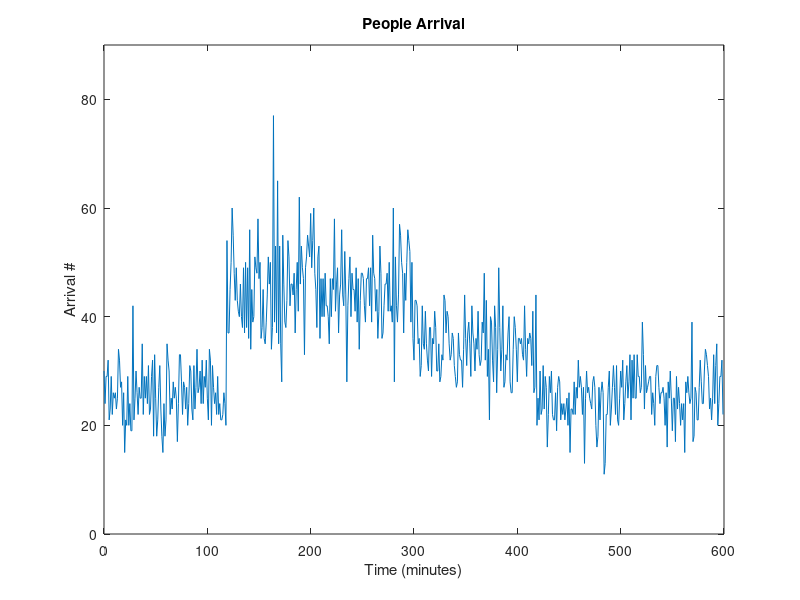
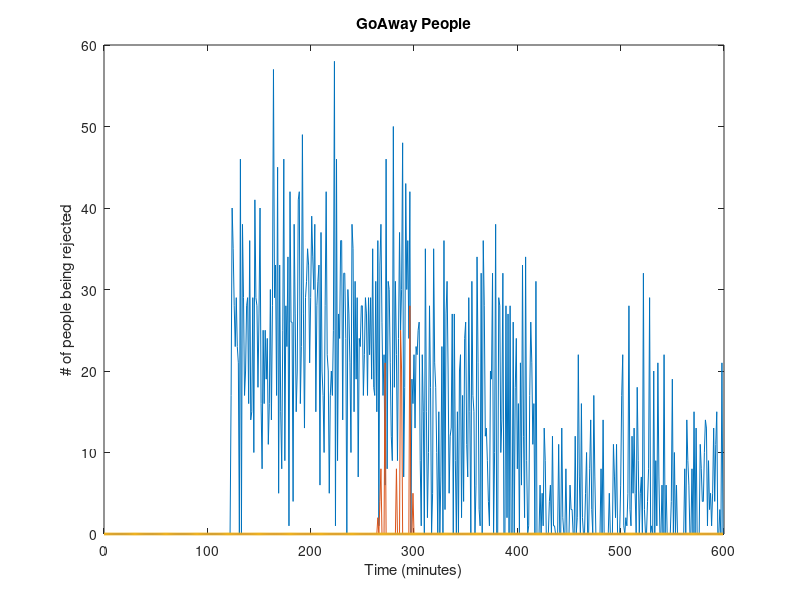

MATLAB code to generate these figures, in order: (Note: this script raises an error after producing the figures.)
% Run this to get all the plots
arrivals = [30 24 29 29 32 21 23 29 22 26 25 26 23 25 34 32 27 28 20 26 15 21 20 29 20 24 19 19 42 21 25 30 26 22 27 25 25 35 22 29 25 29 24 31 22 23 29 32 18 33 25 18 21 27 31 23 18 15 24 18 21 35 32 30 22 25 23 28 25 27 25 17 24 33 33 28 22 28 27 23 27 20 24 31 30 23 21 31 23 27 34 26 27 30 24 32 24 29 27 32 25 21 34 32 20 31 27 24 26 22 29 22 24 21 21 22 26 24 20 54 37 37 45 50 60 55 48 43 49 43 41 40 46 40 38 49 37 50 38 49 36 56 34 45 39 40 51 49 48 58 47 50 36 38 45 36 35 39 44 51 46 50 34 38 77 39 53 37 65 35 53 35 28 55 46 39 38 43 54 51 42 46 46 44 48 37 45 50 41 62 46 53 49 47 33 49 51 55 53 51 59 49 54 60 48 45 38 51 53 36 47 40 47 40 48 42 42 40 35 47 40 47 45 58 41 46 49 37 44 46 56 44 42 52 44 28 42 47 51 40 48 45 45 41 49 39 47 34 43 48 48 47 42 39 47 47 49 42 49 39 55 48 47 41 45 36 41 53 48 36 37 42 46 46 48 41 50 41 42 39 60 28 51 42 39 44 57 55 50 48 37 48 43 50 56 54 52 39 50 36 32 43 43 42 35 36 29 31 42 35 34 41 35 32 30 38 38 29 36 35 41 38 30 30 35 28 29 33 32 44 43 37 41 40 35 32 33 37 36 31 29 27 28 37 33 32 32 27 34 44 36 31 37 39 35 29 42 37 35 30 36 34 41 33 31 32 39 37 48 32 43 29 34 21 40 39 32 28 42 38 26 34 49 38 30 34 42 27 28 33 32 37 40 28 26 26 34 40 38 34 28 36 36 35 36 33 32 42 34 29 36 35 37 36 31 41 26 27 44 20 25 21 30 22 23 31 23 29 27 16 22 29 26 30 22 21 21 26 19 27 29 28 21 24 22 24 21 23 25 20 26 15 23 23 22 28 22 27 25 32 27 29 27 22 27 13 25 30 26 27 25 24 23 28 29 27 20 16 18 27 21 26 28 26 11 13 22 22 27 30 20 23 27 31 27 22 31 21 20 25 30 27 32 21 24 28 31 25 28 33 21 32 25 33 25 25 33 29 29 26 27 39 33 23 31 26 27 28 29 29 22 26 24 20 29 31 31 27 24 26 26 27 25 20 26 16 28 25 30 25 19 25 25 17 29 23 27 24 20 24 21 24 15 28 26 29 26 24 25 39 17 18 27 26 21 21 27 32 28 24 24 30 34 33 31 29 23 25 21 25 33 24 31 35 20 24 29 29 32 22];
time_step = [0 1 2 3 4 5 6 7 8 9 10 11 12 13 14 15 16 17 18 19 20 21 22 23 24 25 26 27 28 29 30 31 32 33 34 35 36 37 38 39 40 41 42 43 44 45 46 47 48 49 50 51 52 53 54 55 56 57 58 59 60 61 62 63 64 65 66 67 68 69 70 71 72 73 74 75 76 77 78 79 80 81 82 83 84 85 86 87 88 89 90 91 92 93 94 95 96 97 98 99 100 101 102 103 104 105 106 107 108 109 110 111 112 113 114 115 116 117 118 119 120 121 122 123 124 125 126 127 128 129 130 131 132 133 134 135 136 137 138 139 140 141 142 143 144 145 146 147 148 149 150 151 152 153 154 155 156 157 158 159 160 161 162 163 164 165 166 167 168 169 170 171 172 173 174 175 176 177 178 179 180 181 182 183 184 185 186 187 188 189 190 191 192 193 194 195 196 197 198 199 200 201 202 203 204 205 206 207 208 209 210 211 212 213 214 215 216 217 218 219 220 221 222 223 224 225 226 227 228 229 230 231 232 233 234 235 236 237 238 239 240 241 242 243 244 245 246 247 248 249 250 251 252 253 254 255 256 257 258 259 260 261 262 263 264 265 266 267 268 269 270 271 272 273 274 275 276 277 278 279 280 281 282 283 284 285 286 287 288 289 290 291 292 293 294 295 296 297 298 299 300 301 302 303 304 305 306 307 308 309 310 311 312 313 314 315 316 317 318 319 320 321 322 323 324 325 326 327 328 329 330 331 332 333 334 335 336 337 338 339 340 341 342 343 344 345 346 347 348 349 350 351 352 353 354 355 356 357 358 359 360 361 362 363 364 365 366 367 368 369 370 371 372 373 374 375 376 377 378 379 380 381 382 383 384 385 386 387 388 389 390 391 392 393 394 395 396 397 398 399 400 401 402 403 404 405 406 407 408 409 410 411 412 413 414 415 416 417 418 419 420 421 422 423 424 425 426 427 428 429 430 431 432 433 434 435 436 437 438 439 440 441 442 443 444 445 446 447 448 449 450 451 452 453 454 455 456 457 458 459 460 461 462 463 464 465 466 467 468 469 470 471 472 473 474 475 476 477 478 479 480 481 482 483 484 485 486 487 488 489 490 491 492 493 494 495 496 497 498 499 500 501 502 503 504 505 506 507 508 509 510 511 512 513 514 515 516 517 518 519 520 521 522 523 524 525 526 527 528 529 530 531 532 533 534 535 536 537 538 539 540 541 542 543 544 545 546 547 548 549 550 551 552 553 554 555 556 557 558 559 560 561 562 563 564 565 566 567 568 569 570 571 572 573 574 575 576 577 578 579 580 581 582 583 584 585 586 587 588 589 590 591 592 593 594 595 596 597 598 599];
rejected_2 = [0 0 0 0 0 0 0 0 0 0 0 0 0 0 0 0 0 0 0 0 0 0 0 0 0 0 0 0 0 0 0 0 0 0 0 0 0 0 0 0 0 0 0 0 0 0 0 0 0 0 0 0 0 0 0 0 0 0 0 0 0 0 0 0 0 0 0 0 0 0 0 0 0 0 0 0 0 0 0 0 0 0 0 0 0 0 0 0 0 0 0 0 0 0 0 0 0 0 0 0 0 0 0 0 0 0 0 0 0 0 0 0 0 0 0 0 0 0 0 0 0 0 0 17 40 35 28 23 29 23 21 0 46 0 38 29 17 20 28 29 16 36 14 15 29 10 41 29 28 18 27 40 16 8 25 16 25 19 24 11 16 30 14 28 57 29 33 17 45 5 33 15 8 25 46 9 28 23 34 1 42 26 26 4 38 27 15 20 41 42 16 23 49 27 13 29 31 35 33 21 29 39 34 30 38 15 28 31 33 6 37 20 17 10 28 42 22 20 5 17 20 17 25 58 1 46 9 27 24 36 36 14 32 32 24 0 30 27 21 10 38 35 15 31 19 29 7 24 23 28 28 17 22 29 27 17 29 22 29 19 35 18 17 31 15 36 1 33 38 26 17 22 6 46 8 31 30 21 12 9 50 18 31 22 9 24 37 25 30 48 7 18 43 30 36 24 42 0 19 16 22 13 23 22 25 26 9 1 22 15 0 35 15 2 10 28 18 0 5 35 21 18 10 0 15 0 7 23 0 36 3 27 31 20 5 12 13 27 0 27 9 0 15 0 20 22 2 17 4 24 26 11 7 29 15 0 31 17 15 0 6 34 21 3 1 32 0 36 28 12 13 9 4 1 20 19 32 0 10 38 0 0 29 28 10 14 32 0 0 28 2 27 0 28 0 0 26 0 18 24 8 16 0 21 6 33 12 2 34 9 0 1 17 26 21 11 16 0 31 0 0 0 6 0 5 1 13 9 0 0 0 4 6 0 12 1 1 0 0 0 11 0 0 13 2 0 0 8 0 0 0 6 3 3 0 0 12 0 2 22 7 0 16 2 0 0 5 10 0 0 8 14 3 0 17 7 0 0 0 0 0 8 0 14 0 0 0 0 0 5 0 0 0 11 7 2 11 0 0 0 6 17 22 1 0 2 1 5 28 3 1 12 5 13 5 0 18 9 0 5 7 0 32 3 0 0 4 8 29 0 1 0 20 0 9 1 21 7 0 0 6 0 22 0 6 0 0 0 0 4 19 0 10 0 6 0 0 0 0 0 0 0 8 0 14 9 6 0 0 8 0 15 0 13 0 0 0 11 8 4 4 10 14 13 1 9 3 5 1 5 13 4 11 15 0 0 3 0 21 0];
rejected_6 = [0 0 0 0 0 0 0 0 0 0 0 0 0 0 0 0 0 0 0 0 0 0 0 0 0 0 0 0 0 0 0 0 0 0 0 0 0 0 0 0 0 0 0 0 0 0 0 0 0 0 0 0 0 0 0 0 0 0 0 0 0 0 0 0 0 0 0 0 0 0 0 0 0 0 0 0 0 0 0 0 0 0 0 0 0 0 0 0 0 0 0 0 0 0 0 0 0 0 0 0 0 0 0 0 0 0 0 0 0 0 0 0 0 0 0 0 0 0 0 0 0 0 0 0 0 0 0 0 0 0 0 0 0 0 0 0 0 0 0 0 0 0 0 0 0 0 0 0 0 0 0 0 0 0 0 0 0 0 0 0 0 0 0 0 0 0 0 0 0 0 0 0 0 0 0 0 0 0 0 0 0 0 0 0 0 0 0 0 0 0 0 0 0 0 0 0 0 0 0 0 0 0 0 0 0 0 0 0 0 0 0 0 0 0 0 0 0 0 0 0 0 0 0 0 0 0 0 0 0 0 0 0 0 0 0 0 0 0 0 0 0 0 0 0 0 0 0 0 0 0 0 0 0 0 0 0 0 0 0 0 0 0 0 0 0 0 0 0 0 0 0 0 0 0 0 0 0 0 0 0 0 0 0 0 0 0 0 0 0 0 0 0 0 0 0 0 0 0 0 0 0 0 0 0 0 0 0 0 0 0 0 0 0 0 0 0 0 0 0 0 0 0 0 0 0 0 0 0 0 0 0 0 0 0 0 0 0 0 0 0 0 0 0 0 0 0 0 0 0 0 0 0 0 0 0 0 0 0 0 0 0 0 0 0 0 0 0 0 0 0 0 0 0 0 0 0 0 0 0 0 0 0 0 0 0 0 0 0 0 0 0 0 0 0 0 0 0 0 0 0 0 0 0 0 0 0 0 0 0 0 0 0 0 0 0 0 0 0 0 0 0 0 0 0 0 0 0 0 0 0 0 0 0 0 0 0 0 0 0 0 0 0 0 0 0 0 0 0 0 0 0 0 0 0 0 0 0 0 0 0 0 0 0 0 0 0 0 0 0 0 0 0 0 0 0 0 0 0 0 0 0 0 0 0 0 0 0 0 0 0 0 0 0 0 0 0 0 0 0 0 0 0 0 0 0 0 0 0 0 0 0 0 0 0 0 0 0 0 0 0 0 0 0 0 0 0 0 0 0 0 0 0 0 0 0 0 0 0 0 0 0 0 0 0 0 0 0 0 0 0 0 0 0 0 0 0 0 0 0 0 0 0 0 0 0 0 0 0 0 0 0 0 0 0 0 0 0 0 0 0 0 0 0 0 0 0 0 0 0 0 0 0 0 0 0 0 0 0 0 0];
rejected_4 = [0 0 0 0 0 0 0 0 0 0 0 0 0 0 0 0 0 0 0 0 0 0 0 0 0 0 0 0 0 0 0 0 0 0 0 0 0 0 0 0 0 0 0 0 0 0 0 0 0 0 0 0 0 0 0 0 0 0 0 0 0 0 0 0 0 0 0 0 0 0 0 0 0 0 0 0 0 0 0 0 0 0 0 0 0 0 0 0 0 0 0 0 0 0 0 0 0 0 0 0 0 0 0 0 0 0 0 0 0 0 0 0 0 0 0 0 0 0 0 0 0 0 0 0 0 0 0 0 0 0 0 0 0 0 0 0 0 0 0 0 0 0 0 0 0 0 0 0 0 0 0 0 0 0 0 0 0 0 0 0 0 0 0 0 0 0 0 0 0 0 0 0 0 0 0 0 0 0 0 0 0 0 0 0 0 0 0 0 0 0 0 0 0 0 0 0 0 0 0 0 0 0 0 0 0 0 0 0 0 0 0 0 0 0 0 0 0 0 0 0 0 0 0 0 0 0 0 0 0 0 0 0 0 0 0 0 0 0 0 0 0 0 0 0 0 0 0 0 0 0 0 0 0 0 0 0 0 0 0 0 0 0 0 0 0 2 0 4 8 0 0 0 21 0 0 0 0 0 0 0 0 0 0 8 0 0 0 25 20 0 0 0 0 0 0 0 28 0 0 5 0 0 0 0 0 0 0 0 0 0 0 0 0 0 0 0 0 0 0 0 0 0 0 0 0 0 0 0 0 0 0 0 0 0 0 0 0 0 0 0 0 0 0 0 0 0 0 0 0 0 0 0 0 0 0 0 0 0 0 0 0 0 0 0 0 0 0 0 0 0 0 0 0 0 0 0 0 0 0 0 0 0 0 0 0 0 0 0 0 0 0 0 0 0 0 0 0 0 0 0 0 0 0 0 0 0 0 0 0 0 0 0 0 0 0 0 0 0 0 0 0 0 0 0 0 0 0 0 0 0 0 0 0 0 0 0 0 0 0 0 0 0 0 0 0 0 0 0 0 0 0 0 0 0 0 0 0 0 0 0 0 0 0 0 0 0 0 0 0 0 0 0 0 0 0 0 0 0 0 0 0 0 0 0 0 0 0 0 0 0 0 0 0 0 0 0 0 0 0 0 0 0 0 0 0 0 0 0 0 0 0 0 0 0 0 0 0 0 0 0 0 0 0 0 0 0 0 0 0 0 0 0 0 0 0 0 0 0 0 0 0 0 0 0 0 0 0 0 0 0 0 0 0 0 0 0 0 0 0 0 0 0 0 0 0 0 0 0 0 0 0 0 0 0 0 0 0 0 0 0 0 0 0 0 0 0 0 0 0 0 0 0 0 0 0 0 0 0 0 0];
p_waiting2 = [30 34 43 52 74 65 68 77 79 85 110 96 99 124 138 140 137 165 145 151 166 147 157 176 156 170 169 168 200 201 196 206 222 224 231 236 241 246 258 267 272 281 285 286 278 301 310 322 310 333 328 336 327 344 345 348 336 321 345 343 324 359 371 381 383 388 391 399 404 411 416 413 407 430 423 431 443 461 448 471 468 478 462 493 503 506 507 508 521 528 532 538 535 545 559 571 565 574 601 603 618 619 623 645 645 636 643 667 673 665 684 686 670 681 692 684 680 694 704 738 755 762 787 800 800 800 798 800 800 800 800 800 800 800 788 800 800 800 800 800 800 800 794 800 800 800 800 800 800 800 800 800 800 800 800 800 800 800 800 800 800 800 800 800 800 800 800 800 800 800 800 800 788 800 800 800 800 800 800 800 800 800 800 800 800 800 800 800 800 800 800 800 800 800 793 800 800 800 800 800 800 800 800 800 800 800 800 800 800 800 800 800 800 800 800 800 800 800 800 800 800 800 800 800 800 800 800 800 800 800 800 800 800 800 800 798 800 800 800 800 800 800 800 800 800 800 800 800 800 800 800 800 800 800 800 800 800 800 800 800 800 800 800 800 800 800 800 800 800 800 800 800 800 800 800 800 800 800 800 800 800 798 800 800 800 800 800 800 800 800 800 800 800 800 800 800 800 800 800 800 800 800 800 800 800 800 799 800 800 795 800 800 800 800 800 798 800 800 796 800 800 800 800 800 800 800 799 800 800 800 800 800 800 800 800 800 800 800 800 800 800 800 798 800 800 792 800 800 794 800 800 800 800 800 795 800 800 800 800 800 800 800 800 800 800 800 800 800 800 800 800 800 800 800 800 800 800 800 800 798 800 800 800 800 790 800 800 800 788 800 800 797 800 800 800 800 794 800 800 800 788 800 800 800 800 800 800 800 794 800 800 795 800 800 791 800 796 793 800 800 800 800 800 800 800 791 800 799 796 800 800 800 796 800 792 800 800 800 799 800 800 798 789 800 792 786 800 800 785 800 786 791 784 800 800 800 792 800 800 800 797 800 800 800 797 800 800 800 800 800 800 794 800 800 799 800 800 796 784 781 792 788 800 796 797 780 792 784 781 800 800 800 797 798 800 800 800 781 791 786 800 787 800 800 800 800 800 785 800 800 800 800 800 800 795 800 800 800 800 786 800 800 793 800 800 786 800 800 789 800 800 800 800 800 789 800 800 800 794 790 796 800 785 800 796 800 800 795 800 800 799 794 789 796 800 800 800 794 794 798 789 800 785 793 800 789 800 800 785 800 800 800 787 800 800 800 797 800 800 784 800 800 800 800 800 799 800 800 800 800 800 794 795 800 780 800 800 800 800 800];
p_waiting4 = [30 24 29 29 32 33 23 32 22 28 25 26 23 25 49 32 29 28 20 26 15 21 20 29 29 24 19 38 42 23 25 30 26 28 27 32 25 35 22 29 44 29 24 45 27 23 32 32 18 33 28 26 21 27 31 23 18 23 24 18 21 46 32 30 42 27 23 28 25 27 52 17 24 57 33 41 23 28 35 23 27 20 24 45 30 33 21 31 34 41 35 26 33 30 34 32 24 53 40 32 25 21 34 56 26 37 27 24 26 22 29 41 25 21 21 22 26 24 20 54 41 37 52 92 82 87 115 118 147 110 131 121 147 147 145 144 121 131 129 138 174 160 144 169 158 188 159 168 176 224 231 251 187 185 190 196 171 160 154 175 171 181 155 173 220 179 222 209 254 219 222 217 235 240 246 205 213 156 160 191 213 179 225 229 217 194 239 239 210 232 258 271 270 267 300 299 280 305 318 339 348 367 341 321 339 374 342 343 386 352 379 359 386 366 374 386 418 388 373 420 400 407 392 430 451 457 426 463 427 403 419 443 465 467 441 439 451 458 449 469 457 492 467 508 497 516 513 477 480 458 506 483 485 474 481 488 507 529 528 507 552 550 537 538 583 569 560 553 561 567 554 566 542 538 576 587 567 578 560 579 599 607 598 620 579 603 610 615 655 663 630 678 681 661 677 691 703 692 742 698 700 693 696 718 703 719 718 699 651 646 680 681 676 668 618 626 624 643 629 594 595 613 623 583 588 576 555 528 530 514 527 544 545 515 520 502 495 462 468 449 448 435 443 410 433 385 407 374 348 372 338 349 326 355 330 339 311 308 323 323 319 303 284 307 268 250 219 216 224 236 229 238 212 183 213 212 194 162 204 182 148 162 191 179 169 153 135 122 110 133 135 112 132 90 26 26 34 74 38 72 30 36 72 67 63 33 32 44 58 29 45 35 37 53 31 72 26 33 57 20 25 21 41 22 23 31 24 29 56 32 22 29 26 30 22 21 32 26 35 27 36 28 21 24 26 24 21 34 29 20 26 15 23 46 22 30 22 27 25 32 27 29 36 22 39 22 25 30 26 33 25 24 23 51 40 27 20 16 18 27 38 26 34 26 11 13 25 22 27 47 20 23 27 31 58 22 43 21 20 25 30 57 32 21 24 28 49 34 28 41 22 32 57 50 25 25 38 47 29 26 27 56 59 23 31 27 27 28 29 38 22 26 24 24 29 50 31 28 24 26 26 53 38 20 36 16 28 25 30 25 19 25 40 17 29 23 27 24 20 24 25 24 15 28 26 35 26 30 25 39 17 18 27 53 24 21 27 32 28 24 24 30 34 33 31 30 23 25 21 25 33 24 31 36 26 24 33 29 32 34];
p_waiting6 = [30 24 29 29 32 21 23 29 22 38 25 26 23 25 34 36 27 28 20 26 15 21 20 29 20 24 19 19 42 53 25 55 26 22 27 25 25 35 22 29 25 29 24 31 22 25 29 61 18 33 25 18 21 27 31 23 18 15 24 18 21 35 32 30 22 25 23 31 25 27 25 17 24 33 56 28 22 28 27 23 27 20 24 55 30 23 21 31 34 27 34 50 27 30 24 32 24 29 27 32 25 26 34 32 22 31 27 24 50 22 29 22 24 21 21 22 26 24 20 54 37 37 62 50 60 105 48 61 49 52 63 53 46 40 48 49 37 50 38 67 53 56 34 45 74 40 51 100 48 58 55 75 36 54 45 36 35 39 83 51 87 50 34 38 77 56 53 80 65 40 53 35 28 55 51 39 38 61 54 105 42 46 72 46 48 75 45 50 41 63 59 53 49 56 33 49 70 55 68 99 59 58 92 60 48 63 61 51 53 79 47 40 47 40 48 90 42 40 55 47 40 47 45 73 64 70 49 37 44 46 56 70 42 52 44 28 42 47 78 78 48 45 45 66 49 39 66 50 43 48 56 47 42 39 56 73 49 42 49 58 55 63 47 41 46 36 41 84 72 36 37 42 46 62 48 49 50 61 43 39 69 28 51 43 39 53 57 62 82 48 45 48 51 50 56 100 72 39 50 36 32 43 43 45 35 36 35 31 53 35 34 41 35 32 30 38 38 29 36 35 41 38 30 30 35 28 29 62 32 44 43 40 41 40 35 47 33 37 36 37 29 27 28 37 33 32 32 39 34 44 36 31 37 39 35 29 42 37 35 45 36 34 65 33 34 32 39 37 48 32 43 72 46 21 40 59 32 28 42 38 26 34 49 38 30 34 42 27 28 33 32 37 40 58 26 26 34 40 38 34 28 36 36 35 36 33 32 42 34 29 45 35 37 63 31 41 26 27 44 64 25 36 30 22 23 31 23 29 27 16 22 51 26 30 22 21 21 26 19 27 29 28 21 24 22 24 21 23 25 25 26 31 23 23 22 28 22 27 25 32 27 29 27 22 27 13 25 30 26 27 25 24 37 28 29 27 20 16 18 27 21 26 28 26 11 13 22 22 27 30 20 33 27 31 27 22 31 21 20 25 30 27 32 21 24 28 31 36 28 33 21 32 25 33 25 25 33 29 38 26 27 39 33 23 31 26 27 28 29 29 22 26 24 20 29 40 31 27 24 26 26 27 25 35 26 16 28 25 30 25 19 25 25 17 29 23 30 24 20 24 21 24 15 28 26 29 26 24 25 44 17 18 27 26 27 21 27 32 28 24 24 30 34 37 31 29 32 25 21 26 33 24 31 46 20 24 29 29 32 24];
figure(1)
plot(time_step,arrivals)
ylabel("Arrival #")
xlabel("Time (minutes)")
title("People Arrival")
ylim([0 90])

figure(2)
plot(time_step, rejected_2)
hold on
plot(time_step, rejected_4)
plot(time_step, rejected_6, 'Linewidth', 2)
hold off
ylabel("# of people being rejected")
xlabel("Time (minutes)")
title("GoAway People")
legend('2-10', '4-10', '6-10', 'Location', 'NE')

figure(3)
plot(time_step, p_waiting2)
hold on
plot(time_step,p_waiting4)
plot(time_step,p_waiting6)
hold off
xlabel("Time (minutes)")
ylabel("# of People Waiting")
title("Waiting Queue")
ylim([0 900])
legend('2-10', '4-10', '6-10', 'Location', 'NE')